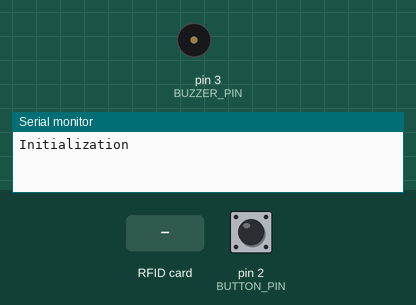
A sketch run on a simulated Arduino Uno, built with avr-gcc and run on an emulated ATmega328P. On the bench: buzzer (waves = sounding), the last lines printed to the serial monitor. The test bench sets the inputs (shaded band); at power-on: pin 2 (BUTTON_PIN) HIGH.

Above: at 1.2 s.
1.3 s: RFID card 5E 7A 19 C4 held to the reader
At 1.45 s:
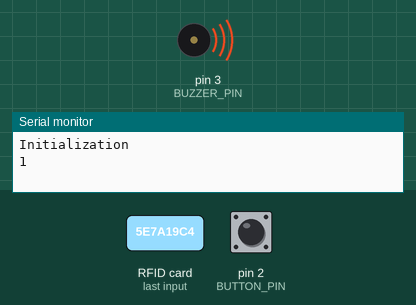
3.0 s: pin 2 (BUTTON_PIN) pulled LOW for 3.2 s
7.7 s: RFID card 83 4A 14 0E held to the reader
Timing chart, 0 to 10.7 s (numbered marks = the images above; inputs shaded):
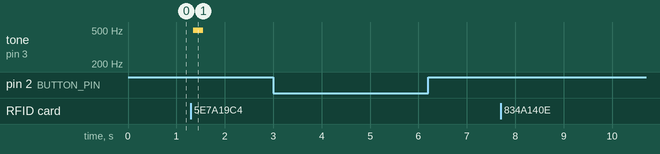

The sketch:

Uno.ino
```cpp
#include <SPI.h>
#include <MFRC522.h>
#include <ArduinoJson.h>


#define SS_PIN 10
#define RST_PIN 9
#define BUTTON_PIN 2
#define RFID_PATH "rfid"
#define BUZZER_PIN 3

// number of items in an array
#define NUMITEMS(arg) ((unsigned int) (sizeof (arg) / sizeof (arg [0])))
MFRC522 mfrc522(SS_PIN, RST_PIN);   // Create MFRC522 instance.

String keys[] = {
  "83 4A 14 0E"
};

int cardAttempt = 0;
const int DEBOUNCE_DELAY = 50;   // the debounce time; increase if the output flickers
unsigned long lastDebounceTime = 0;
int lastSteadyState = LOW;
int lastFlickerableState = LOW;

bool arrayContainsString(String target) {
    for (int i = 0; i < NUMITEMS(keys); i++) {
        if (target.equals(keys[i])) {
            return true;  // Found the string in the array
        }
    }
    return false;  // String not found in the array
}

void transmit(int data, const char *name) {
      JsonDocument doc;

      doc["path"] = name;
      doc["data"] = data;

      serializeJson(doc, Serial);
      Serial.println();
}

void buzzerAlert(){
    for (int i = 0; i < 100; i++) {  // make a sound
    digitalWrite(BUZZER_PIN, HIGH); // send high signal to buzzer
    delay(1); // delay 1ms
    digitalWrite(BUZZER_PIN, LOW); // send low signal to buzzer
    delay(1);
  }
  delay(50);
}

void readButton(){
  byte buttonState = digitalRead(BUTTON_PIN);

  if (buttonState != lastFlickerableState) {
    // reset the debouncing timer
    lastDebounceTime = millis();
    // save the the last flickerable state
    lastFlickerableState = buttonState;
  }

  if ((millis() - lastDebounceTime) > DEBOUNCE_DELAY) {
    // whatever the reading is at, it's been there for longer than the debounce
    // delay, so take it as the actual current state:

    // if the button state has changed:
    if (lastSteadyState == HIGH && buttonState == LOW){
      Serial.println("The button is pressed");
      transmit(0, RFID_PATH);
    }
    // save the the last steady state
    lastSteadyState = buttonState;
  }
}

void readRFID(){
  // Look for new cards
  if ( ! mfrc522.PICC_IsNewCardPresent())
  {
    return;
  }
  // Select one of the cards
  if ( ! mfrc522.PICC_ReadCardSerial())
  {
    return;
  }

  String content= "";
  byte letter;
  for (byte i = 0; i < mfrc522.uid.size; i++)
  {
     content.concat(String(mfrc522.uid.uidByte[i] < 0x10 ? " 0" : " "));
     content.concat(String(mfrc522.uid.uidByte[i], HEX));
  }

  content.toUpperCase();
//  if (content.substring(1) == "83 4A 14 0E") //change here the UID of the card/cards that you want to give access
  if(arrayContainsString(content.substring(1)))
  {
    Serial.println("Authorized access");
    Serial.println();
    transmit(1, RFID_PATH);
    cardAttempt = 0;
    delay(3000);
  }
  else{
    cardAttempt += 1;
    Serial.println(cardAttempt);
    buzzerAlert();
    if(cardAttempt == 3)
    {
      Serial.println("Maximum attempted reached");
      transmit(-1, RFID_PATH);
      cardAttempt = 0;
      for(int i = 0; i < 5; i++){
        buzzerAlert();
      }
      delay(3000);
    }
    delay(3000);
  }
}


void setup() {
  Serial.begin(9600);   // Initiate a serial communication
  SPI.begin();      // Initiate  SPI bus
  mfrc522.PCD_Init();   // Initiate MFRC522
  pinMode(BUTTON_PIN, INPUT_PULLUP); //Init Button Pin
  pinMode(BUZZER_PIN, OUTPUT); // Init Buzzer Pin
  Serial.println("Initialization");
}

void loop() {
  readButton();
  readRFID();

}
```

Measured:
- after the input at 1.3 s, tone on pin 3 (BUZZER_PIN): silent → 496 Hz after 0.05 s, → silent 0.20 s later
